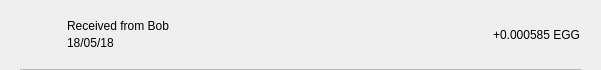
<?xml version="1.0" encoding="UTF-8"?>
<ui version="4.0">
 <class>TxRow</class>
 <widget class="QWidget" name="TxRow">
  <property name="geometry">
   <rect>
    <x>0</x>
    <y>0</y>
    <width>601</width>
    <height>70</height>
   </rect>
  </property>
  <property name="minimumSize">
   <size>
    <width>0</width>
    <height>40</height>
   </size>
  </property>
  <property name="windowTitle">
   <string>Form</string>
  </property>
  <layout class="QVBoxLayout" name="verticalLayout_3">
   <property name="spacing">
    <number>0</number>
   </property>
   <property name="leftMargin">
    <number>0</number>
   </property>
   <property name="topMargin">
    <number>0</number>
   </property>
   <property name="rightMargin">
    <number>0</number>
   </property>
   <property name="bottomMargin">
    <number>0</number>
   </property>
   <item>
    <widget class="QWidget" name="rowContainer" native="true">
     <layout class="QVBoxLayout" name="verticalLayout_2">
      <property name="spacing">
       <number>9</number>
      </property>
      <property name="leftMargin">
       <number>20</number>
      </property>
      <property name="topMargin">
       <number>9</number>
      </property>
      <property name="rightMargin">
       <number>20</number>
      </property>
      <property name="bottomMargin">
       <number>0</number>
      </property>
      <item>
       <widget class="QFrame" name="frame">
        <property name="styleSheet">
         <string notr="true">border:none;</string>
        </property>
        <property name="frameShape">
         <enum>QFrame::StyledPanel</enum>
        </property>
        <property name="frameShadow">
         <enum>QFrame::Raised</enum>
        </property>
        <layout class="QHBoxLayout" name="horizontalLayout" stretch="0,2,0">
         <property name="leftMargin">
          <number>0</number>
         </property>
         <property name="topMargin">
          <number>0</number>
         </property>
         <property name="rightMargin">
          <number>0</number>
         </property>
         <property name="bottomMargin">
          <number>0</number>
         </property>
         <item>
          <widget class="QPushButton" name="icon">
           <property name="focusPolicy">
            <enum>Qt::NoFocus</enum>
           </property>
           <property name="styleSheet">
            <string notr="true">border:none;</string>
           </property>
           <property name="text">
            <string/>
           </property>
           <property name="iconSize">
            <size>
             <width>28</width>
             <height>28</height>
            </size>
           </property>
          </widget>
         </item>
         <item>
          <layout class="QVBoxLayout" name="verticalLayout">
           <property name="spacing">
            <number>3</number>
           </property>
           <property name="leftMargin">
            <number>9</number>
           </property>
           <item>
            <widget class="QLabel" name="lblAddress">
             <property name="styleSheet">
              <string notr="true"/>
             </property>
             <property name="text">
              <string>Received from Bob</string>
             </property>
             <property name="alignment">
              <set>Qt::AlignBottom|Qt::AlignLeading|Qt::AlignLeft</set>
             </property>
            </widget>
           </item>
           <item>
            <widget class="QLabel" name="lblDate">
             <property name="styleSheet">
              <string notr="true"/>
             </property>
             <property name="text">
              <string>18/05/18</string>
             </property>
             <property name="alignment">
              <set>Qt::AlignLeading|Qt::AlignLeft|Qt::AlignTop</set>
             </property>
            </widget>
           </item>
          </layout>
         </item>
         <item>
          <widget class="QLabel" name="lblAmount">
           <property name="styleSheet">
            <string notr="true"/>
           </property>
           <property name="text">
            <string>+0.000585 EGG</string>
           </property>
          </widget>
         </item>
        </layout>
       </widget>
      </item>
      <item>
       <widget class="QLabel" name="lblDivisory">
        <property name="minimumSize">
         <size>
          <width>0</width>
          <height>1</height>
         </size>
        </property>
        <property name="maximumSize">
         <size>
          <width>16777215</width>
          <height>1</height>
         </size>
        </property>
        <property name="styleSheet">
         <string notr="true">background-color:#bababa;</string>
        </property>
        <property name="text">
         <string/>
        </property>
        <property name="alignment">
         <set>Qt::AlignBottom|Qt::AlignLeading|Qt::AlignLeft</set>
        </property>
       </widget>
      </item>
     </layout>
    </widget>
   </item>
  </layout>
 </widget>
 <resources/>
 <connections/>
</ui>
